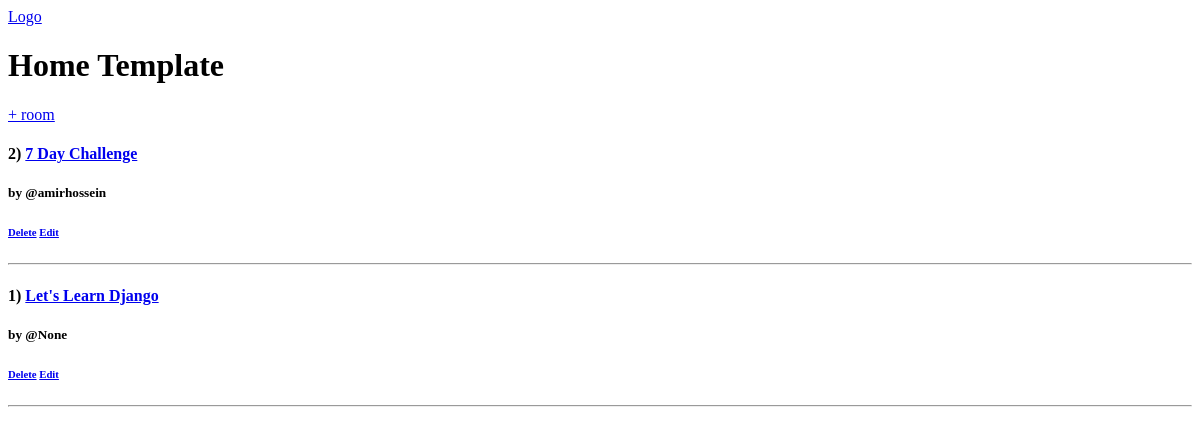
Before: / with the older database file.
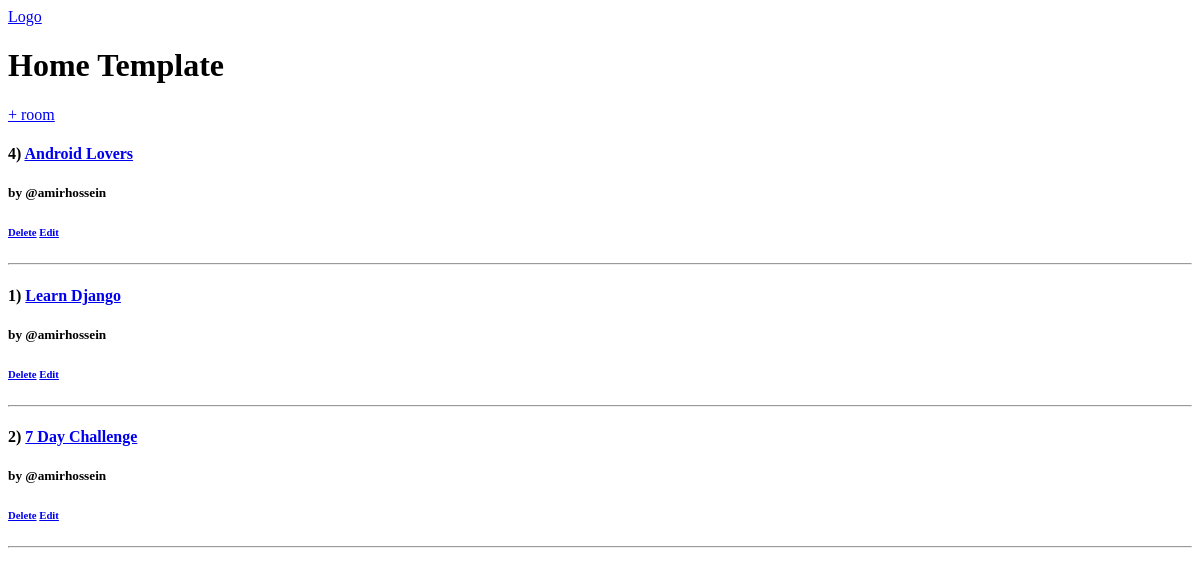
After: the same page with the newer database file.
### base/models.py (models this page shows, shortened)
class Room(models.Model):
    host = models.ForeignKey(User, on_delete=models.SET_NULL, null=True)
    topic = models.ForeignKey(Topic, on_delete=models.SET_NULL, null=True)
    name = models.CharField(max_length=200)
    description = models.TextField(null=True, blank=True)
    updated = models.DateField(auto_now=True)
    created = models.DateField(auto_now_add=True)
    class Meta:
        ordering = ['-updated', '-created']

### base/views.py (the view)
# urls.py: path('', views.home, name='home'),
def home(request):
    rooms = Room.objects.all()
    context = {'rooms': rooms}
    return render(request, 'base/home.html', context)

### base/templates/base/home.html
{% extends 'main.html' %}
{% block content %}
<h1>Home Template</h1>
<div>
    <a href="create-room">+ room</a>
    <div>
        {% for room in rooms %}
        <div>
            <h4>{{room.id}}) <a href="{% url 'room' room.id %}">{{room.name}}</a> </h4>
            <h5>by @{{room.host}}</h5>
            <h6>
                <a href="{% url 'delete-room' room.id %}">Delete</a>
                <a href="{% url 'edit-room' room.id %}">Edit</a>
            </h6>
            <hr>
        </div>
        {% endfor %}
    </div>
</div>
{% endblock %}

### templates/main.html (shortened to what this page needs)
<html lang="en">
<head>
</head>
<body>
    {% include 'navbar.html' %}
    {% block content %}
    {% endblock %}
</body>
</html>

### templates/navbar.html
<a href="MyLogo"> Logo </a>

Changed rows visible on the page:
added Room: id "4", name "Android Lovers", host "amirhossein"
changed Room id 1: name "Let's Learn Django" → "Learn Django"; host "None" → "amirhossein"; moves up the list
